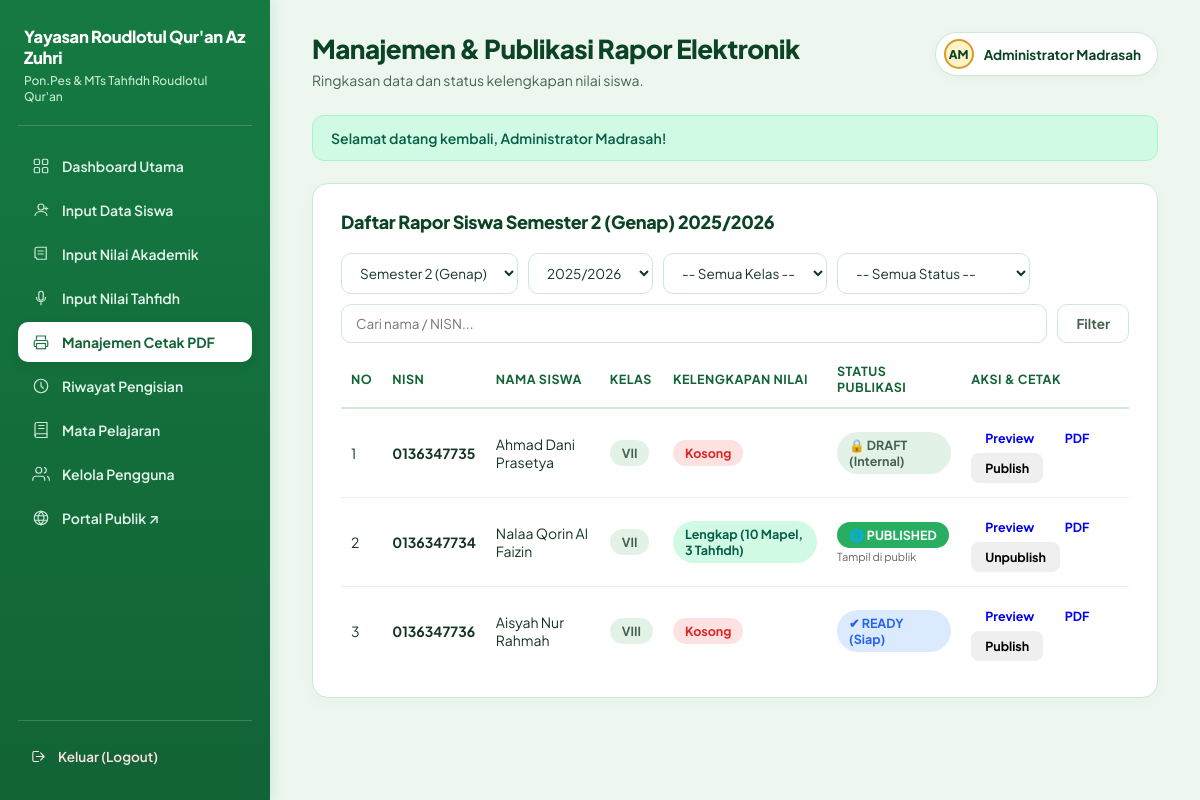
/staff/rapor/index.php (signed in), run on the app's committed database.
### tables this page shows
CREATE TABLE IF NOT EXISTS `reports` (
    `id` INT UNSIGNED AUTO_INCREMENT PRIMARY KEY,
    `student_id` INT UNSIGNED NOT NULL,
    `semester` TINYINT UNSIGNED NOT NULL,
    `school_year` VARCHAR(9) NOT NULL,
    `status` ENUM('draft', 'ready', 'published') NOT NULL DEFAULT 'draft',
    `pdf_path` VARCHAR(255) NULL,
    `published_at` TIMESTAMP NULL,
    `created_at` TIMESTAMP NOT NULL DEFAULT CURRENT_TIMESTAMP,
    `updated_at` TIMESTAMP NOT NULL DEFAULT CURRENT_TIMESTAMP ON UPDATE CURRENT_TIMESTAMP,
    CONSTRAINT `fk_reports_student` FOREIGN KEY (`student_id`) REFERENCES `students`(`id`) ON DELETE CASCADE,
    UNIQUE KEY `uq_student_report_period` (`student_id`, `semester`, `school_year`),
    INDEX `idx_reports_search` (`status`, `school_year`)
);

CREATE TABLE IF NOT EXISTS `students` (
    `id` INT UNSIGNED AUTO_INCREMENT PRIMARY KEY,
    `nis` VARCHAR(30) NOT NULL UNIQUE,
    `nisn` VARCHAR(20) NOT NULL UNIQUE,
    `nama` VARCHAR(150) NOT NULL,
    `jenis_kelamin` ENUM('L', 'P') NOT NULL,
    `tempat_lahir` VARCHAR(100) NOT NULL,
    `tanggal_lahir` DATE NOT NULL,
    `agama` VARCHAR(30) NOT NULL DEFAULT 'ISLAM',
    `anak_ke` TINYINT UNSIGNED NULL,
    `status_keluarga` VARCHAR(50) NULL,
    `alamat` TEXT NOT NULL,
    `kelas` VARCHAR(30) NOT NULL,
    `tanggal_diterima` DATE NULL,
    `sekolah_asal` VARCHAR(150) NULL,
    `alamat_sekolah_asal` TEXT NULL,
    `created_at` TIMESTAMP NOT NULL DEFAULT CURRENT_TIMESTAMP,
    `updated_at` TIMESTAMP NOT NULL DEFAULT CURRENT_TIMESTAMP ON UPDATE CURRENT_TIMESTAMP,
    INDEX `idx_students_nama` (`nama`),
    INDEX `idx_students_kelas` (`kelas`)
);

### includes/fungsi.php (called while the page is built, shortened)
<?php
function e(?string $value): string
{
    return htmlspecialchars($value ?? '', ENT_QUOTES, 'UTF-8');
}
function base_url(string $path = ''): string
{
    static $baseUrl = null;
    if ($baseUrl === null) {
        $docRoot = $_SERVER['DOCUMENT_ROOT'] ?? '';
        $rootDir = str_replace('\\', '/', realpath(__DIR__ . '/..') ?: '');
        $docRootDir = str_replace('\\', '/', realpath($docRoot) ?: '');
        if ($rootDir !== '' && $docRootDir !== '' && str_starts_with($rootDir, $docRootDir)) {
            $subPath = substr($rootDir, strlen($docRootDir));
            $baseUrl = rtrim($subPath, '/');
        } else {
            $baseUrl = '';
        }
    }
    $cleanPath = '/' . ltrim($path, '/');
    return ($path === '' || $path === '/') ? ($baseUrl ?: '/') : ($baseUrl . $cleanPath);
}
function get_flash(): ?array
{
    if (!empty($_SESSION['_flash'])) {
        $flash = $_SESSION['_flash'];
        return $flash;
    }
    return null;
}

### includes/auth.php (called while the page is built, shortened)
<?php
require_once __DIR__ . '/fungsi.php';
function current_user(): ?array
{
    return $_SESSION['user'] ?? null;
}

### staff/rapor/index.php (the view, shortened to what this page needs)
<?php
require_once __DIR__ . '/../../config/koneksi.php';
require_once __DIR__ . '/../../includes/fungsi.php';
require_once __DIR__ . '/../../includes/auth.php';
$contentTitle = 'Manajemen & Publikasi Rapor Elektronik';
$activeMenu = 'rapor';
$semester = (int)($_GET['semester'] ?? 2);
$schoolYear = trim($_GET['school_year'] ?? '2025/2026');
$search = trim($_GET['q'] ?? '');
$sql = "SELECT s.id as student_id, s.nis, s.nisn, s.nama, s.kelas,
        r.id as report_id, r.status, r.published_at,
        (SELECT COUNT(*) FROM academic_grades ag WHERE ag.student_id = s.id AND ag.semester = :sem AND ag.school_year = :sy) as count_academic,
        (SELECT COUNT(*) FROM tahfidh_grades tg WHERE tg.student_id = s.id AND tg.semester = :sem AND tg.school_year = :sy) as count_tahfidh
        FROM students s
        LEFT JOIN reports r ON r.student_id = s.id AND r.semester = :sem AND r.school_year = :sy
        WHERE 1=1";
$params = ['sem' => $semester, 'sy' => $schoolYear];
$sql .= " ORDER BY s.kelas ASC, s.nama ASC";
$stmt = $pdo->prepare($sql);
$stmt->execute($params);
$reports = $stmt->fetchAll();
require_once __DIR__ . '/../../includes/header.php';
?>
<div class="data-section">
    <div class="data-header">
        <h2>Daftar Rapor Siswa Semester <?= $semester === 1 ? '1 (Ganjil)' : '2 (Genap)' ?> <?= e($schoolYear) ?></h2>
    </div>
    <form method="GET" action="" class="filter-bar">
        <select name="semester" onchange="this.form.submit()">
            <option value="2" <?= $semester === 2 ? 'selected' : '' ?>>Semester 2 (Genap)</option>
        </select>
        <select name="school_year" onchange="this.form.submit()">
            <option value="2025/2026" <?= $schoolYear === '2025/2026' ? 'selected' : '' ?>>2025/2026</option>
        </select>
        <select name="kelas" onchange="this.form.submit()">
            <option value="">-- Semua Kelas --</option>
        </select>
        <select name="status" onchange="this.form.submit()">
            <option value="">-- Semua Status --</option>
        </select>
        <input type="text" name="q" value="<?= e($search) ?>" placeholder="Cari nama / NISN..." style="min-width: 180px;">
        <button type="submit" class="btn btn-secondary">Filter</button>
    </form>
    <div class="table-responsive">
        <table>
            <thead>
                <tr>
                    <th>No</th>
                    <th>NISN</th>
                    <th>Nama Siswa</th>
                    <th>Kelas</th>
                    <th>Kelengkapan Nilai</th>
                    <th>Status Publikasi</th>
                    <th>Aksi & Cetak</th>
                </tr>
            </thead>
            <tbody>
                <?php if (empty($reports)): ?>
                    <tr>
                        <td colspan="7" style="text-align: center; padding: 25px; color: #777;">
                            Tidak ditemukan data rapor.
                        </td>
                    </tr>
                <?php else: ?>
                    <?php $no = 1; foreach ($reports as $rep): ?>
                        <?php
                        $status = $rep['status'] ?? 'draft';
                        $hasAcademic = (int)$rep['count_academic'] > 0;
                        $hasTahfidh = (int)$rep['count_tahfidh'] > 0;
                        $isComplete = $hasAcademic && $hasTahfidh;
                        ?>
                        <tr>
                            <td><?= $no++ ?></td>
                            <td><strong><?= e($rep['nisn']) ?></strong></td>
                            <td><?= e($rep['nama']) ?></td>
                            <td><span class="badge badge-secondary"><?= e($rep['kelas']) ?></span></td>
                            <td>
                                <?php if ($isComplete): ?>
                                    <span class="badge badge-success">Lengkap (<?= (int)$rep['count_academic'] ?> Mapel, <?= (int)$rep['count_tahfidh'] ?> Tahfidh)</span>
                                <?php elseif ($hasAcademic): ?>
                                    <span class="badge badge-warning">Tahfidh Belum Ada</span>
                                <?php elseif ($hasTahfidh): ?>
                                    <span class="badge badge-warning">Akademik Belum Ada</span>
                                <?php else: ?>
                                    <span class="badge badge-danger">Kosong</span>
                                <?php endif; ?>
                            </td>
                            <td>
                                <?php if ($status === 'published'): ?>
                                    <span class="badge badge-success" style="background:#27ae60; color:white;">🌐 PUBLISHED</span>
                                    <div style="font-size:11px; color:#666; margin-top:2px;">Tampil di publik</div>
                                <?php elseif ($status === 'ready'): ?>
                                    <span class="badge badge-info">✔ READY (Siap)</span>
                                <?php else: ?>
                                    <span class="badge badge-secondary">🔒 DRAFT (Internal)</span>
                                <?php endif; ?>
                            </td>
                            <td>
                                <a href="<?= e(base_url('/staff/rapor/detail.php?student_id=' . (int)$rep['student_id'] . '&semester=' . $semester . '&school_year=' . urlencode($schoolYear))) ?>" class="action-btn btn-detail" title="Lihat Rapor">Preview</a>
                                <a href="<?= e(base_url('/staff/rapor/cetak.php?student_id=' . (int)$rep['student_id'] . '&semester=' . $semester . '&school_year=' . urlencode($schoolYear))) ?>" target="_blank" class="action-btn btn-pdf" title="Cetak PDF">PDF</a>
                                <?php if ($isAdmin): ?>
                                    <?php if ($status === 'published'): ?>
                                        <form method="POST" action="<?= e(base_url('/staff/rapor/publish.php')) ?>" style="display:inline;">
                                            <button type="submit" class="action-btn btn-edit" title="Tarik dari publik">Unpublish</button>
                                        </form>
                                    <?php else: ?>
                                        <form method="POST" action="<?= e(base_url('/staff/rapor/publish.php')) ?>" style="display:inline;">
                                            <button type="submit" class="action-btn btn-publish" title="Publikasikan ke portal wali murid">Publish</button>
                                        </form>
                                    <?php endif; ?>
                                <?php endif; ?>
                            </td>
                        </tr>
                    <?php endforeach; ?>
                <?php endif; ?>
            </tbody>
        </table>
    </div>
</div>
<?php require_once __DIR__ . '/../../includes/footer.php'; ?>

### includes/header.php (shortened to what this page needs)
<?php
require_once __DIR__ . '/fungsi.php';
require_once __DIR__ . '/auth.php';
$pageTitle = $pageTitle ?? 'Portal Staf - MTs Roudlotul Qur\'an';
$contentTitle = $contentTitle ?? $pageTitle;
$contentSubtitle = $contentSubtitle ?? 'Ringkasan data dan status kelengkapan nilai siswa.';
$activeMenu = $activeMenu ?? 'dashboard';
$user = current_user();
$nameWords = preg_split('/\s+/', trim($user['nama_lengkap'] ?? $user['username'] ?? 'Staf')) ?: ['S'];
$avatarInitials = '';
if (count($nameWords) >= 2) {
    $avatarInitials = strtoupper(mb_substr($nameWords[0], 0, 1) . mb_substr($nameWords[1], 0, 1));
} else {
    $avatarInitials = strtoupper(mb_substr($nameWords[0], 0, 2));
}
?>
<!DOCTYPE html>
<html lang="id">
<head>
    <link rel="stylesheet" href="<?= e(base_url('/assets/css/desainstaff.css')) ?>">
</head>
<body>
<div class="shell">
    <?php require_once __DIR__ . '/sidebar.php'; ?>
    <main class="main">
        <div class="topbar">
            <div>
                <h1><?= e($contentTitle) ?></h1>
                <p><?= e($contentSubtitle) ?></p>
            </div>
            <?php if ($user): ?>
                <div class="staff-pill">
                    <span class="avatar"><?= e($avatarInitials) ?></span>
                    <span><?= e($user['nama_lengkap'] ?? $user['username']) ?></span>
                </div>
            <?php endif; ?>
        </div>
        <?php
        $flash = get_flash();
        if ($flash):
        ?>
            <div class="alert alert-<?= e($flash['type']) ?>" id="flashAlert">
                <span><?= e($flash['message']) ?></span>
            </div>
        <?php endif; ?>

### includes/sidebar.php (shortened to what this page needs)
<?php
require_once __DIR__ . '/fungsi.php';
require_once __DIR__ . '/auth.php';
$activeMenu = $activeMenu ?? 'dashboard';
$user = current_user();
$userRole = $user['role'] ?? 'staff';
$isAdmin = ($userRole === 'admin');
$isGuruTahfidh = ($userRole === 'guru_tahfidh');
$isGuruMapel = ($userRole === 'staff');
?>
<aside class="sidebar" id="sidebar">
    <div class="brand">
        <div>
            <div class="brand-name">Yayasan Roudlotul Qur'an Az Zuhri</div>
            <div class="brand-sub">Pon.Pes &amp; MTs Tahfidh Roudlotul Qur'an</div>
        </div>
    </div>
    <ul class="nav">
        <li>
            <a href="<?= e(base_url('/staff/dashboard.php')) ?>" class="<?= $activeMenu === 'dashboard' ? 'active' : '' ?>">
                <span>Dashboard Utama</span>
            </a>
        </li>
        <?php if ($isAdmin || $isGuruMapel): ?>
        <li>
            <a href="<?= e(base_url('/staff/inputsiswa.php')) ?>" class="<?= in_array($activeMenu, ['siswa', 'inputsiswa']) ? 'active' : '' ?>">
                <span>Input Data Siswa</span>
            </a>
        </li>
        <li>
            <a href="<?= e(base_url('/staff/nilai/input.php')) ?>" class="<?= in_array($activeMenu, ['nilai', 'inputnilai']) ? 'active' : '' ?>">
                <svg width="18" height="18" viewBox="0 0 24 24" fill="none">
                    <path d="M4 5.5A2.5 2.5 0 016.5 3H19v16H6.5A2.5 2.5 0 004 16.5v-11z" stroke="currentColor" stroke-width="1.6"/>
                    <path d="M8 8h7M8 12h7" stroke="currentColor" stroke-width="1.6" stroke-linecap="round"/>
                </svg>
                <span>Input Nilai Akademik</span>
            </a>
        </li>
        <?php endif; ?>
        <?php if ($isAdmin || $isGuruTahfidh): ?>
        <li>
            <a href="<?= e(base_url('/staff/tahfidh/index.php')) ?>" class="<?= $activeMenu === 'tahfidh' ? 'active' : '' ?>">
                <svg width="18" height="18" viewBox="0 0 24 24" fill="none">
                    <path d="M12 3a3 3 0 013 3v6a3 3 0 01-6 0V6a3 3 0 013-3z" stroke="currentColor" stroke-width="1.6"/>
                    <path d="M6 11a6 6 0 0012 0M12 17v4" stroke="currentColor" stroke-width="1.6" stroke-linecap="round"/>
                </svg>
                <span>Input Nilai Tahfidh</span>
            </a>
        </li>
        <?php endif; ?>
        <li>
            <a href="<?= e(base_url('/staff/rapor/index.php')) ?>" class="<?= $activeMenu === 'rapor' ? 'active' : '' ?>">
                <span>Manajemen Cetak PDF</span>
            </a>
        </li>
        <li>
            <a href="<?= e(base_url('/staff/riwayat/index.php')) ?>" class="<?= $activeMenu === 'riwayat' ? 'active' : '' ?>">
                <svg width="18" height="18" viewBox="0 0 24 24" fill="none">
                    <circle cx="12" cy="12" r="9" stroke="currentColor" stroke-width="1.6"/>
                    <path d="M12 7v5l3 3" stroke="currentColor" stroke-width="1.6" stroke-linecap="round" stroke-linejoin="round"/>
                </svg>
                <span>Riwayat Pengisian</span>
            </a>
        </li>
        <?php if ($isAdmin): ?>
        <li>
            <a href="<?= e(base_url('/staff/mapel/index.php')) ?>" class="<?= $activeMenu === 'mapel' ? 'active' : '' ?>">
                <span>Mata Pelajaran</span>
            </a>
        </li>
        <li>
            <a href="<?= e(base_url('/staff/users/index.php')) ?>" class="<?= $activeMenu === 'users' ? 'active' : '' ?>">
                <span>Kelola Pengguna</span>
            </a>
        </li>
        <?php endif; ?>
        <li>
            <a href="<?= e(base_url('/publik/index.php')) ?>" target="_blank">
                <svg width="18" height="18" viewBox="0 0 24 24" fill="none">
                    <circle cx="12" cy="12" r="9" stroke="currentColor" stroke-width="1.6"/>
                    <path d="M3.6 9h16.8M3.6 15h16.8M12 3a15.3 15.3 0 014 9 15.3 15.3 0 01-4 9 15.3 15.3 0 01-4-9 15.3 15.3 0 014-9z" stroke="currentColor" stroke-width="1.6"/>
                </svg>
                <span>Portal Publik ↗</span>
            </a>
        </li>
    </ul>
    <div class="logout">
        <a href="<?= e(base_url('/auth/logout.php')) ?>">
            <svg width="17" height="17" viewBox="0 0 24 24" fill="none">
                <path d="M15 17l5-5-5-5M20 12H9M12 19H6a2 2 0 01-2-2V7a2 2 0 012-2h6" stroke="currentColor" stroke-width="1.6" stroke-linecap="round" stroke-linejoin="round"/>
            </svg>
            <span>Keluar (Logout)</span>
        </a>
    </div>
</aside>

### includes/footer.php (shortened to what this page needs)
    </main>
</div>
</body>
</html>

### data on the page
reports: student.nisn "0136347735", student.nama "Ahmad Dani Prasetya", student.kelas "VII", shows "Kosong", status "🔒 DRAFT (Internal)"
reports: student.nisn "0136347734", student.nama "Nalaa Qorin Al Faizin", student.kelas "VII", count_academic "10", count_tahfidh "3", status "🌐 PUBLISHED"
reports: student.nisn "0136347736", student.nama "Aisyah Nur Rahmah", student.kelas "VIII", shows "Kosong", status "✔ READY (Siap)"

### other printed values
$contentTitle "Manajemen & Publikasi Rapor Elektronik"
$contentSubtitle "Ringkasan data dan status kelengkapan nilai siswa."
$avatarInitials "AM"
$user['nama_lengkap'] "Administrator Madrasah"
$flash['message'] "Selamat datang kembali, Administrator Madrasah!"
$schoolYear "2025/2026"
